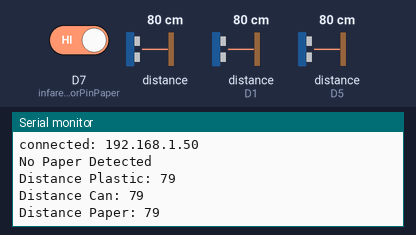
A sketch run on a simulated ESP8266 (NodeMCU). Shown: the last lines printed to the serial monitor. Wiring (inferred from the names in the program): 3 × ultrasonic range finder: trigger D4, echo D3 / trigger D2, echo D1 / trigger D6, echo D5. The test bench sets the inputs (shaded band); at power-on: D7 (infaredSensorPinPaper) HIGH, distance to the obstacle 80 cm, distance to the obstacle (sensors on D1, D5) 80 cm. The echo pulse lasts 58.3 µs per cm; WiFi joins after 1.5 s; servers stay silent unless stated; the Firebase database answers and starts empty.

Above: at 2.7 s.
2.8 s: D7 (infaredSensorPinPaper) driven LOW
At 5.2 s:
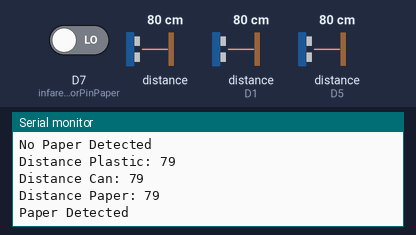
5.8 s: distance to the obstacle (sensor 0) set to 2 cm
7.3 s: distance to the obstacle (sensor on D1) set to 2 cm
8.8 s: distance to the obstacle (sensor on D5) set to 2 cm
At 9.8 s:
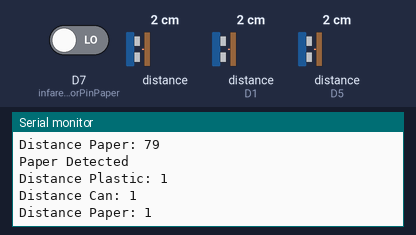

Measured:
- after the input at 2.8 s, the serial monitor: prints a new line after 1.5 s (image 1)
- after the input at 8.8 s, the serial monitor: prints a new line after 0.69 s (image 2)

The sketch:

DistanceSensor.ino
```cpp
#include <ArduinoJson.h>
#include <ESP8266WiFi.h>
#include <FirebaseArduino.h>

//Setting up firebase and wifi connection
#define FIREBASE_HOST "eco-arcade-default-rtdb.asia-southeast1.firebasedatabase.app"
#define FIREBASE_AUTH "XdKualT5QNGRWRWywe1d1lhNc9AL82ivhoge59v7"
#define WIFI_SSID "OPPO A92"
#define WIFI_PASSWORD "11111111"

// #define WIFI_SSID "ECO WIFI"
// #define WIFI_PASSWORD "11111111"

//Setting up PlasticBin Ultrasonic Sensor
const int echoPinPlastic = 5; //jumper D1
const int trigPinPlastic = 4; //jumper D2
long durationPlastic;
int distancePlastic;
int binLevelPlastic;

//Setting up PlasticCan Ultrasonic Sensor
const int echoPinCan = 0; //jumper D3
const int trigPinCan = 2; //jumper D4
long durationCan;
int distanceCan;
int binLevelCan;

//Setting up PaperBin Ultrasonic Sensor
const int echoPinPaper = 14; //jumper D5
const int trigPinPaper = 12; //jumper D6
long durationPaper;
int distancePaper;
int binLevelPaper;

//Setting up Infared Sensor for Paper Sensor
const int infaredSensorPinPaper = D7;

void setup() {
    Serial.begin(115200);

    // connect to wifi.
    WiFi.begin(WIFI_SSID, WIFI_PASSWORD);
    Serial.print("connecting");
    while (WiFi.status() != WL_CONNECTED) {
        Serial.print(".");
        delay(500);
    }
    Serial.println();
    Serial.print("connected: ");
    Serial.println(WiFi.localIP());

    Firebase.begin(FIREBASE_HOST, FIREBASE_AUTH);

    pinMode(trigPinPlastic, OUTPUT);
    pinMode(echoPinPlastic, INPUT);
    pinMode(trigPinCan, OUTPUT);
    pinMode(echoPinCan, INPUT);
    pinMode(trigPinPaper, OUTPUT);
    pinMode(echoPinPaper, INPUT);
    pinMode(infaredSensorPinPaper, INPUT);
}

void loop() {
    // Get Readings From Infared Sensor Paper
    int infaredSensorPaperValue = digitalRead(infaredSensorPinPaper);

    // Get Current Paper Count From Firebase
    int paper_count = Firebase.getInt("BottleCount/paper");
    if(infaredSensorPaperValue == LOW) {
        Firebase.setInt("BottleCount/paper", paper_count + 1);
        Firebase.setBool("Stepper/paper", true);
        Firebase.setBool("Stepper/stop", false);
        Serial.println("Paper Detected");
        delay(5000);
        Firebase.setBool("Stepper/paper", false);

    }
    else{
        Serial.println("No Paper Detected");
    }

    // Bin Level Monitoring Sensors for Plastic
    digitalWrite(trigPinPlastic, LOW);
    delayMicroseconds(2);
    digitalWrite(trigPinPlastic, HIGH);
    delayMicroseconds(10);
    digitalWrite(trigPinPlastic, LOW);
    durationPlastic = pulseIn(echoPinPlastic, HIGH);
    distancePlastic = durationPlastic * 0.034 / 2;
    Serial.print("Distance Plastic: ");
    Serial.println(distancePlastic);

    // Bin Level Monitoring Sensors for Can
    digitalWrite(trigPinCan, LOW);
    delayMicroseconds(2);
    digitalWrite(trigPinCan, HIGH);
    delayMicroseconds(10);
    digitalWrite(trigPinCan, LOW);
    durationCan = pulseIn(echoPinCan, HIGH);
    distanceCan = durationCan * 0.034 / 2;
    Serial.print("Distance Can: ");
    Serial.println(distanceCan);

    // Bin Level Monitoring Sensors for Paper
    digitalWrite(trigPinPaper, LOW);
    delayMicroseconds(2);
    digitalWrite(trigPinPaper, HIGH);
    delayMicroseconds(10);
    digitalWrite(trigPinPaper, LOW);
    durationPaper = pulseIn(echoPinPaper, HIGH);
    distancePaper = durationPaper * 0.034 / 2;
    Serial.print("Distance Paper: ");
    Serial.println(distancePaper);

    // BinPlastic
    if (distancePlastic <= 8) {
        binLevelPlastic = 3;
    }
    else if (distancePlastic <=14 ) {
        binLevelPlastic = 2;
        }
    else if (distancePlastic >= 18) {
        binLevelPlastic = 1;
    }

    //BinCan
    if (distanceCan <= 8) {
        binLevelCan = 3;
    }
    else if (distanceCan <=14 ) {
        binLevelCan = 2;
    }
    else if (distanceCan >= 18) {
        binLevelCan = 1;
    }

    //BinPaper
    if (distancePaper <= 8) {
        binLevelPaper = 3;
    }
    else if (distancePaper <=14 ) {
        binLevelPaper = 2;
    }
    else if (distancePaper >= 18) {
        binLevelPaper = 1;
    }

    //Pass Value to Firebase
    Firebase.setFloat("Bin/plastic", binLevelPlastic);
    Firebase.setFloat("Bin/can", binLevelCan);
    Firebase.setFloat("Bin/paper", binLevelPaper);

    if (Firebase.failed()) {
        Serial.print("setting /number failed:");
        Serial.println(Firebase.error());
        return;
    }
    delay(500);
}
```
